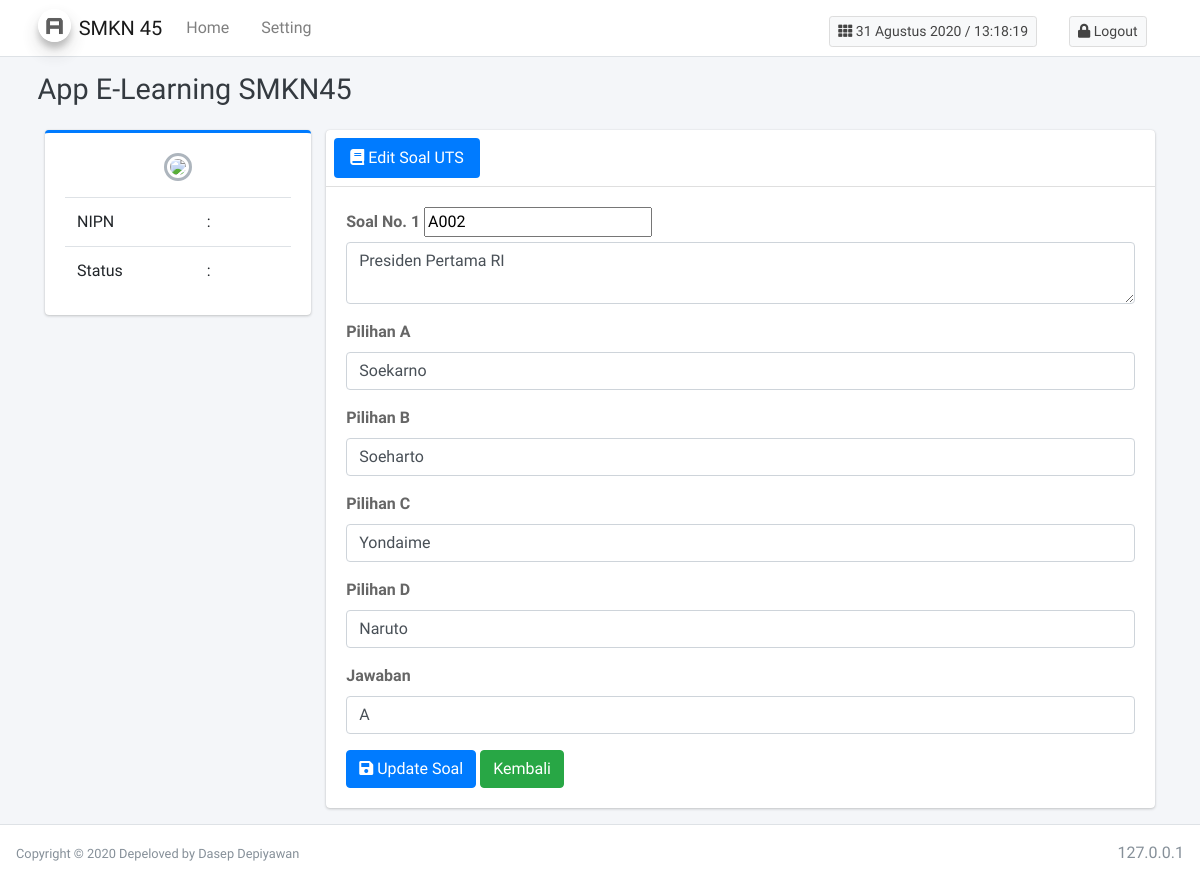
/guru/Soal_uts/form_edit/162, run on the app's committed database.
### tables this page shows
CREATE TABLE `bank_soal` (
  `id` int(11) NOT NULL,
  `id_soal` int(3) DEFAULT NULL,
  `bentuk_ujian` varchar(100) DEFAULT NULL,
  `kode_soal` varchar(25) DEFAULT NULL,
  `mata_pelajaran` varchar(60) DEFAULT NULL,
  `kode_guru` varchar(60) DEFAULT NULL,
  `nama_guru` varchar(70) DEFAULT NULL,
  `gelar` varchar(60) DEFAULT NULL,
  `prodi` varchar(150) DEFAULT NULL,
  `kode_prodi` varchar(250) DEFAULT NULL,
  `kelas` varchar(3) DEFAULT NULL,
  `soal` text DEFAULT NULL,
  `a` varchar(255) DEFAULT NULL,
  `b` varchar(255) DEFAULT NULL,
  `c` varchar(255) DEFAULT NULL,
  `d` varchar(255) DEFAULT NULL,
  `jawaban` varchar(1) DEFAULT NULL,
  `tanggal_ujian` varchar(100) DEFAULT NULL,
  `mulai` varchar(100) DEFAULT NULL,
  `selesai` varchar(100) DEFAULT NULL
);

### application/libraries/Template.php (called while the page is built)
<?php
 class Template
 {
 	var $template_data = array();
 		function set($name , $value)
 		{
 			$this->template_data[$name] = $value ;
 		}
 		function load($template = '' , $view = '' , $view_data  = array() , $return = FALSE)
 		{
 			$this->CI =& get_instance();
 			$this->set('contents', $this->CI->load->view($view, $view_data , TRUE));
 			return $this->CI->load->view($template , $this->template_data, $return);
 		}
 }

### application/controllers/guru/Soal_uts.php (called while the page is built, shortened)
<?php
 class Soal_uts extends CI_Controller
 {
 	public function form_edit($id)
 	{
 		$data['profile'] = $this->m_guru->cariData(array("nipn" => $this->session->userdata("nipn")),"guru")->row();
 		$data['soal'] = $this->m_guru->showPerid($id)->row();
 		$data['kode'] = $data['soal']->kode_soal ;
 		$this->template->load("template/template_guru","guru/form_edit_soal",$data);
 	}
 }

### index.php (called while the page is built, shortened)
<?php
require_once BASEPATH.'core/CodeIgniter.php';

### application/models/M_guru.php (called while the page is built, shortened)
<?php
class M_guru extends CI_Model
{
	public function showPerid($id)
	{
		return $this->db->get_where("bank_soal",array("id" => $id));
	}
}

### application/views/guru/form_edit_soal.php (the view, shortened to what this page needs)
<div class="container-fluid">
        <div class="row">
          <div class="col-md-3">
            <div class="card card-primary card-outline">
              <div class="card-body box-profile">
                <div class="text-center">
                  <img class="profile-user-img img-fluid img-circle"
                       src="<?= base_url("assets/poto_pengajar/". $profile->photo) ?>">
                </div>
                <table class="table">
                  <tr>
                    <td>NIPN</td>
                    <td>:</td>
                    <td><?= $this->session->userdata("nipn") ?></td>
                  </tr>
                  <tr>
                    <td>Status</td>
                    <td>:</td>
                    <td><?= $this->session->userdata("status") ?></td>
                  </tr>
                </table>
              </div>
            </div>
          </div>
          <div class="col-md-9">
            <div class="card">
              <div class="card-header p-2">
                <ul class="nav nav-pills">
                  <li class="nav-item"><a class="nav-link active" href="#activity" data-toggle="tab"><i class="fa fa-book"></i> Edit Soal UTS</a></li>
                </ul>
              </div>
              <div class="card-body">
                <div class="tab-content">
                  <div class="active tab-pane" id="activity">
                   	<div class="post">
                   		<form action="" id="updateSoal" method="post" >
                   			<div class="form-group">
                   				<label>Soal No. <?= $soal->id_soal ?></label>
                          <input type="text" name="kode_soal" value="<?= $soal->kode_soal ?>">
                   				<textarea id="soal" name="soal" class="form-control"><?= $soal->soal ?></textarea>
                   			</div>
                   			<div class="form-group">
                   				<label>Pilihan A</label>
                   				<input type="text" id="a" class="form-control" name="a" value="<?= $soal->a ?>">
                   			</div>
                   			<div class="form-group">
                   				<label>Pilihan B</label>
                   				<input type="text" id="b" class="form-control" name="b" value="<?= $soal->b ?>">
                   			</div>
                   			<div class="form-group">
                   				<label>Pilihan C</label>
                   				<input type="text" id="c" class="form-control" name="c" value="<?= $soal->c ?>">
                   			</div>
                   			<div class="form-group">
                   				<label>Pilihan D</label>
                   				<input type="text" id="d" class="form-control" name="d" value="<?= $soal->d ?>">
                   			</div>
                   			<div class="form-group">
                   				<label>Jawaban</label>
                   				<input type="text" id="jawaban" class="form-control" name="jawaban" value="<?= $soal->jawaban ?>">
                   			</div>
                   			<button class="btn btn-primary "><i class="fa fa-save"></i> Update Soal</button>
                   			<a href="" class="btn btn-success" >Kembali</a>
                   		</form>
                    </div>
                  </div>
                  </div>
                 </div>
              </div>
            </div>
          </div>
        </div>
      </div>

### data on the page
bank_soal: id_soal "1", kode_soal "A002", soal "Presiden Pertama RI", a "Soekarno", b "Soeharto", c "Yondaime", d "Naruto", jawaban "A"

### other printed values
$_SERVER['REMOTE_ADDR'] "127.0.0.1"
